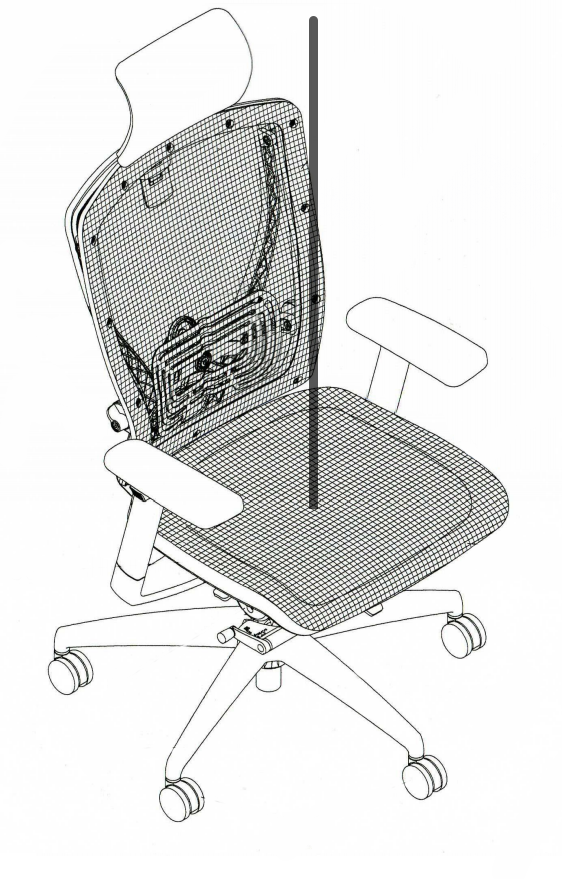
#> input picture Python/imgs/chair_axis.png, 562 x 879 px, found by its file name
$ python sensor_visualization.py
#> lines starting #> are read from the running program, lines starting #| are printed output that depends on the picture
import numpy as np
import cv2
import math
from random import randint
from typing import Sequence

WAIST_POS = (204, 356)
NECK_POS = (190, 130)
PRESSURE_SENSOR_POS_LIST = [(324, 431), (227, 485), (313, 558), (412, 502)]
LENGTH_OF_TRIANGLE = 10
DERIVATIVE_VALUE = (425-356) / (310-204)

class SensorVisualization:
    def __init__(self, filepath: str) -> None:
        # 이미지 로드 및 압력센서 원형 그리기
#> called with filepath = 'Python/imgs/chair_axis.png'
        self.org_img = cv2.imread(filepath)
#> self.org_img is the input picture: shape (879, 562, 3); mean B, G, R 227.1, 227.9, 227.4
        self.h, self.w = self.org_img.shape[:2]
#> self.h = 879; self.w = 562

        # 초음파센서 측정선 각도정의
        self.theta = math.atan(DERIVATIVE_VALUE)

        # 허리 및 목 시작점 정의
        self.waist_pos = WAIST_POS
        self.neck_pos = NECK_POS

        # 화살표(삼각형) 좌표 및 회전변환
        r = LENGTH_OF_TRIANGLE
        tri_x = abs(r * math.cos(math.pi/6))
        tri_y = abs(r * math.sin(math.pi/6))

        self.tri_two = np.dot(np.array([[math.cos(self.theta), -math.sin(self.theta)], [math.sin(self.theta), math.cos(self.theta)]]), np.array([-tri_x, tri_y]))
        self.tri_three = np.dot(np.array([[math.cos(self.theta), -math.sin(self.theta)], [math.sin(self.theta), math.cos(self.theta)]]), np.array([-tri_x, -tri_y]))

        # 압력센서 위치 정의
        self.pos_list = PRESSURE_SENSOR_POS_LIST

    # 테스트함수
    def test(self) -> None:
        self.draw_base_pressure_circles(self.org_img)

        for _ in range(600):
            # 센서값 정의
            pressure_sensors = [randint(3, 60), randint(3, 60), randint(3, 60), randint(3, 60)]
            waist_sonic, neck_sonic = randint(10, 90), randint(10, 90)

            # 시각화
            overlayed_img = self.visualize(self.org_img, pressure_sensors, waist_sonic, neck_sonic, 60)

            # 이미지 표시 및 종료조건
            cv2.imshow('image', overlayed_img)
            if cv2.waitKey(300) == ord('q'):
                break

        cv2.destroyAllWindows()

    # 센서값을 받아서 시각화(draw img with sensors)
    def visualize(self, img: np.ndarray, pressure_sensors: Sequence, waist_sonic: int, neck_sonic: int, max: int) -> np.ndarray:
        overlay = img.copy()

        # 센서값에 따른 원 그리기
        for pos, sensor_value in zip(self.pos_list, pressure_sensors):
            cv2.circle(overlay, pos, round(sensor_value/max*60), [40, 40, 255], -1)

        # 알파채널을 이용한 블랜드합성
        alpha = 0.4
        overlayed_img = cv2.addWeighted(self.org_img, 1-alpha, overlay, alpha, 0)

        # 허리와 목 부분 화살표(초음파센서) 그리기
        self.draw_arrow(self.waist_pos, waist_sonic, overlayed_img)
        self.draw_arrow(self.neck_pos, neck_sonic, overlayed_img)

        return overlayed_img, pressure_sensors, waist_sonic, neck_sonic

    def draw_arrow(self, org_pos: Sequence, r: int, img: np.ndarray) -> None:  # 화살표그리기
        # 축 각도의 길이가 r인 선 그리기
        new_x, new_y = round(org_pos[0]+abs(r * math.cos(self.theta))), round(org_pos[1]+abs(r * math.sin(self.theta)))
        cv2.line(img, org_pos, (new_x, new_y), (255, 0, 0), 2)

        # 회전변환한 삼각형 좌표를 이용하여 polygon 그리기
        tri_pos = [new_x, new_y]
        pts = np.array([tri_pos, np.round(tri_pos+self.tri_two), np.round(tri_pos+self.tri_three)], np.int32)
        pts = pts.reshape((-1, 1, 2))
        cv2.polylines(img, [pts], True, (255,0,0), 2)

    def draw_base_pressure_circles(self, img: np.ndarray) -> None:  # 원본이미지에 압력센서 원형라인 그리기
        for pos in self.pos_list:
            for i in range(10, 0, -1):
                circle_range = self.create_circular_mask(self.h, self.w, center=pos, radius=i*6, in_radius=(i-1)*6)
                img[circle_range] = np.uint8(img[circle_range] * 0.04*i)
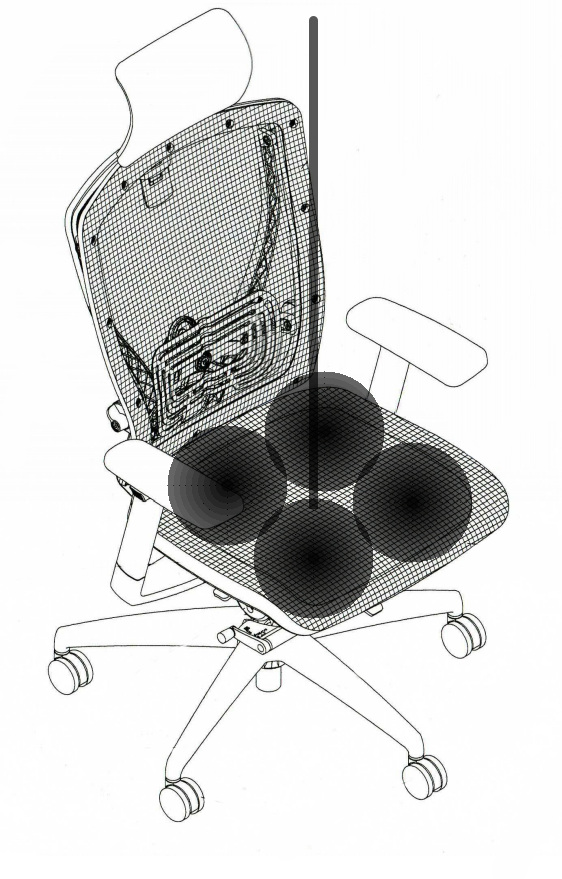
#> img: shape (879, 562, 3); mean B, G, R 216.1, 216.7, 216.3

    @staticmethod
    def create_circular_mask(h: int, w: int, center=None, radius=None, in_radius=0) -> np.ndarray:  # 원형마스크 생성함수

        if center is None: # use the middle of the image
            center = (int(w/2), int(h/2))
        if radius is None: # use the smallest distance between the center and image walls
            radius = min(center[0], center[1], w-center[0], h-center[1])

        Y, X = np.ogrid[:h, :w]
        dist_from_center = np.sqrt((X - center[0])**2 + (Y-center[1])**2)

        mask = (in_radius <= dist_from_center) & (dist_from_center <= radius)

        return mask

if __name__ == '__main__':
    sv = SensorVisualization(filepath='Python/imgs/chair_axis.png')
    sv.test()
#> the loop in test, `for _ in range(600):` made 1 pass; (key q is pressed on pass 1)
#> pass 1, in visualize, `overlayed_img = cv2.addWeighted(self.org_img, 1-alpha, overlay, alpha,..`:
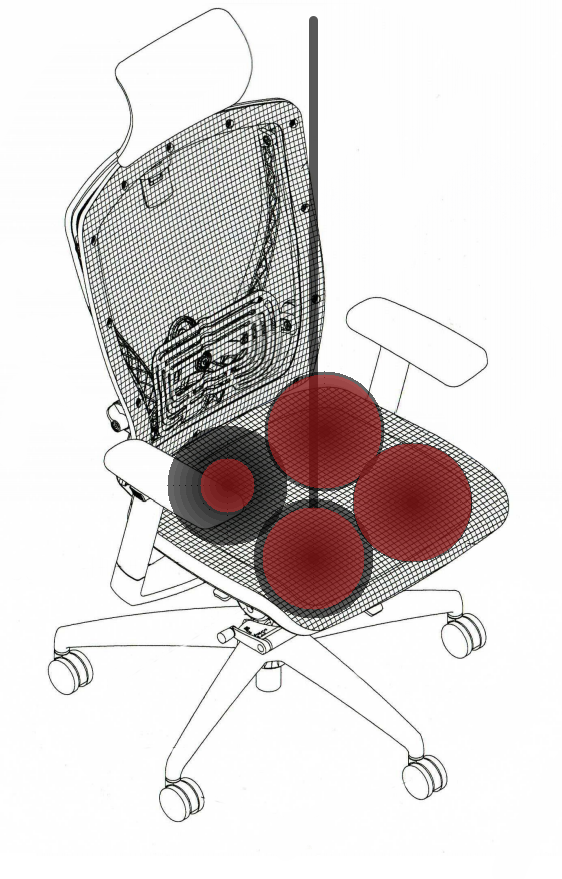
#> overlayed_img: shape (879, 562, 3); mean B, G, R 216.1, 216.6, 221.8
